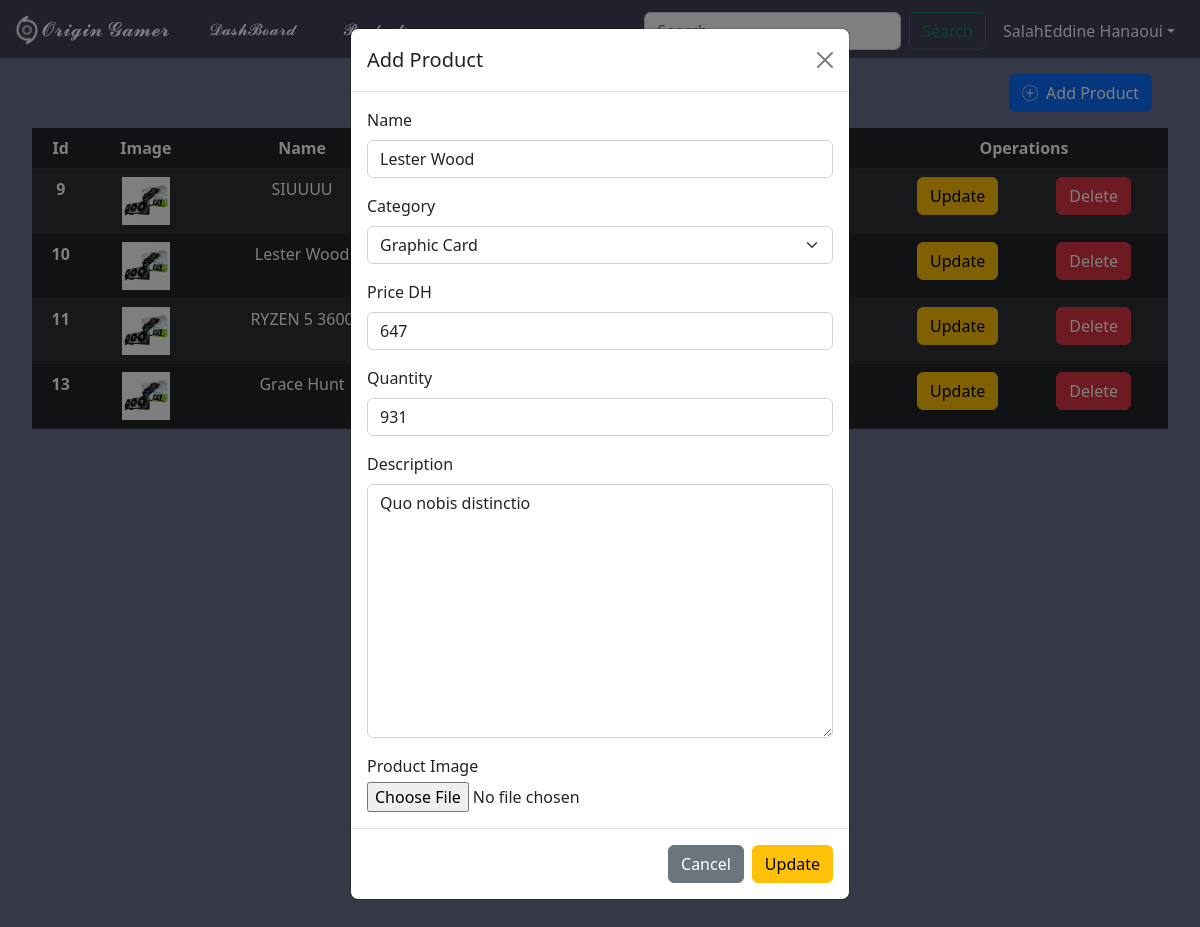
The app's page /Pages/products.php?getProduct=10 with its own data.
### tables this page shows
CREATE TABLE `products` (
  `id` int(11) NOT NULL,
  `name` varchar(255) NOT NULL,
  `price` float NOT NULL,
  `quantity` int(11) NOT NULL,
  `description` text NOT NULL,
  `picture` varchar(255) NOT NULL,
  `user_id` int(11) NOT NULL,
  `category_id` int(11) NOT NULL
);

### Pages/scripts.php (called while the page is built, shortened)
<?php
include ('database.php');
function getProducts()
{
    $query="SELECT
        products.* , categories.name AS category
        FROM products
        INNER JOIN categories
        ON products.category_id = categories.id
        ";
    global $connection;
    $result=mysqli_query($connection, $query);
    return $result;
}
function getProduct($id){
    $query="SELECT
        products.* , categories.name AS category
        FROM products
        INNER JOIN categories
        ON products.category_id = categories.id WHERE products.id=$id
        ";
    global $connection;
    $result=mysqli_query($connection, $query);
    return mysqli_fetch_assoc($result);
}

### Pages/products.php (the view, shortened to what this page needs)
<?php
  include ('scripts.php');
  $products = getProducts();
  if (isset($_GET['getProduct'])){
    $product = getProduct($_GET['getProduct']);
    $name=$product['name'];
    $price=$product['price'];
    $quantity=$product['quantity'];
    $description=$product['description'];
    $categoryID=$product['category_id'];
  }
?>
<!DOCTYPE html>
<html lang="en">
<head>
    <link rel="stylesheet" href="../assets/css/style.css">
    <link rel="stylesheet" href="https://cdn.jsdelivr.net/npm/bootstrap-icons@1.10.2/font/bootstrap-icons.css">
    <link href="https://cdn.jsdelivr.net/npm/bootstrap@5.2.2/dist/css/bootstrap.min.css" rel="stylesheet">
</head>
<body>
    <header>
        <nav class="navbar navbar-expand-lg">
          <div class="container-fluid">
            <a class="navbar-brand" href="dashboard.php"><img src="../img/logo.png" alt="Logo" width="30" height="24" class="d-inline-block align-text-top" style="height: 30px">𝓞𝓻𝓲𝓰𝓲𝓷 𝓖𝓪𝓶𝓮𝓻</a>
            <div class="collapse navbar-collapse " id="navbarNavDropdown">
              <ul class="navbar-nav flex-wrap me-auto mb-2 mb-lg-0 flex-row justify-content-center">
                <li class="nav-item mx-3">
                <a class="nav-link active d-flex" aria-current="page" href="dashboard.php">𝓓𝓪𝓼𝓱𝓑𝓸𝓪𝓻𝓭</a>
                </li>
                <li class="nav-item mx-3">
                  <a class="nav-link active d-flex" href="products.php">𝓟𝓻𝓸𝓭𝓾𝓬𝓽𝓼</a>
                </li>
              </ul>
                <div class="btn-group d-flex justify-content-center mt-1">
                  <form class="d-flex" role="search">
                    <button class="btn btn-outline-success" type="submit">Search</button>
                  </form>
                </div>
                <div class="btn-group d-flex">
                  <button type="button" class="btn dropdown-toggle text-light ms-1 mt-1" data-bs-toggle="dropdown"
                      aria-expanded="false">SalahEddine Hanaoui</button>
              </div>
            </div>
          </div>
        </nav>
  </header>
  <section>
    <div class="tableContainer">
        <div class="d-flex justify-content-end m-3">
            <button href="#modal-product" data-bs-toggle="modal" class="btn btn-primary d-flex " onclick="addProduct()"><i class="bi bi-plus-circle-dotted me-2"></i>Add Product</button>
        </div>
      <table class="table table-dark table-hover table-striped ">
        <thead>
          <tr class="text-center">
            <th scope="col">Id</th>
            <th scope="col">Image</th>
            <th scope="col">Name</th>
            <th scope="col">Category</th>
            <th scope="col">Price DH</th>
            <th scope="col">Quantity</th>
            <th scope="col">Operations</th>
          </tr>
        </thead>
        <tbody>
          <?php foreach ($products as $product ) { ?>
          <tr class="text-center">
            <th scope="row"><?php echo $product['id'] ?></th>
            <td><img class="productImage" src="../img/MSI-RTX-3070.jpg" alt=""></td>
            <td> <?php echo $product['name'] ?> </td>
            <td> <?php echo $product['category'] ?> </td>
            <td> <?php echo $product['price'] ?> </td>
            <td> <?php echo $product['quantity'] ?> </td>
            <td>
                <div class="d-flex flex-wrap justify-content-around">
                    <a href="products.php?getProduct=<?php echo $product['id'] ?>" class="btn btn-warning d-flex"></i>Update</a>
                    <a href="scripts.php?id=<?php echo $product['id'] ?>" class="btn btn-danger d-flex"></i>Delete</a>
                </div>
            </td>
          </tr>
          <?php } ?>
        </tbody>
      </table>
    </div>
  </section>
	<div class="modal fade" id="modal-product" data-bs-backdrop="static" data-bs-keyboard="false" tabindex="-1" aria-labelledby="staticBackdropLabel" aria-hidden="true" >
		<div class="modal-dialog">
			<div class="modal-content">
				<form action="" method="POST" id="form">
					<div class="modal-header">
						<h5 class="modal-title">Add Product</h5>
						<a href="products.php" class="btn-close"></a>
					</div>
					<div class="modal-body">
							<div class="mb-3">
								<label class="form-label" >Name</label>
								<input name="name" type="text" class="form-control" id="product-name" value="<?= $name ?>" required/>
							</div>
							<div class="mb-3">
								<label class="form-label">Category</label>
								<select class="form-select" id="product-category" name="category" required="">
									<option <?= ($categoryID=='1') ? 'selected' : ''?> value="1">Graphic Card</option>
								</select>
							</div>
              <div class="mb-3">
								<label class="form-label" >Price DH</label>
								<input name="price" type="text" class="form-control" id="product-price" value="<?= $price ?>" required/>
							</div>
              <div class="mb-3">
								<label class="form-label" >Quantity</label>
								<input name="quantity" type="text" class="form-control" id="product-quantity" value="<?= $quantity ?>" required/>
							</div>
							<div class="mb-3">
								<label class="form-label">Description</label>
								<textarea class="form-control" rows="10" id="product-description" name="description" required><?= $description ?></textarea>
							</div>
							<div class="mb-0">
								<label class="col-md-4 control-label mb-1" for="filebutton">Product Image</label>
								<div class="col-md-4">
								<input id="filebutton" name="filebutton" class="input-file" type="file">
								</div>
							</div>
					</div>
					<div class="modal-footer">
						<a href="products.php" class="btn btn-secondary" >Cancel</a>
						<button type="submit" name="update" class="btn btn-warning task-action-btn" id="update">Update</button>
					</div>
				</form>
			</div>
		</div>
	</div>
</body>
</html>

### assets/css/style.css (style rules this page uses)
.navbar { background-color: #404258; }
nav div ul li a { color: #ffffff !important; }
nav div a { color: white !important; }
body { background-color: #6B728E !important; }
.productImage { width: 3rem; }
.tableContainer { padding: 0rem 2rem ; overflow-x:auto; }

### records on screen
products: id "9", name "SIUUUU"
products: id "10", name "Lester Wood", category "Graphic Card", price "647", quantity "931", description "Quo nobis distinctio"
products: id "11", name "RYZEN 5 3600"
products: id "13", name "Grace Hunt"
